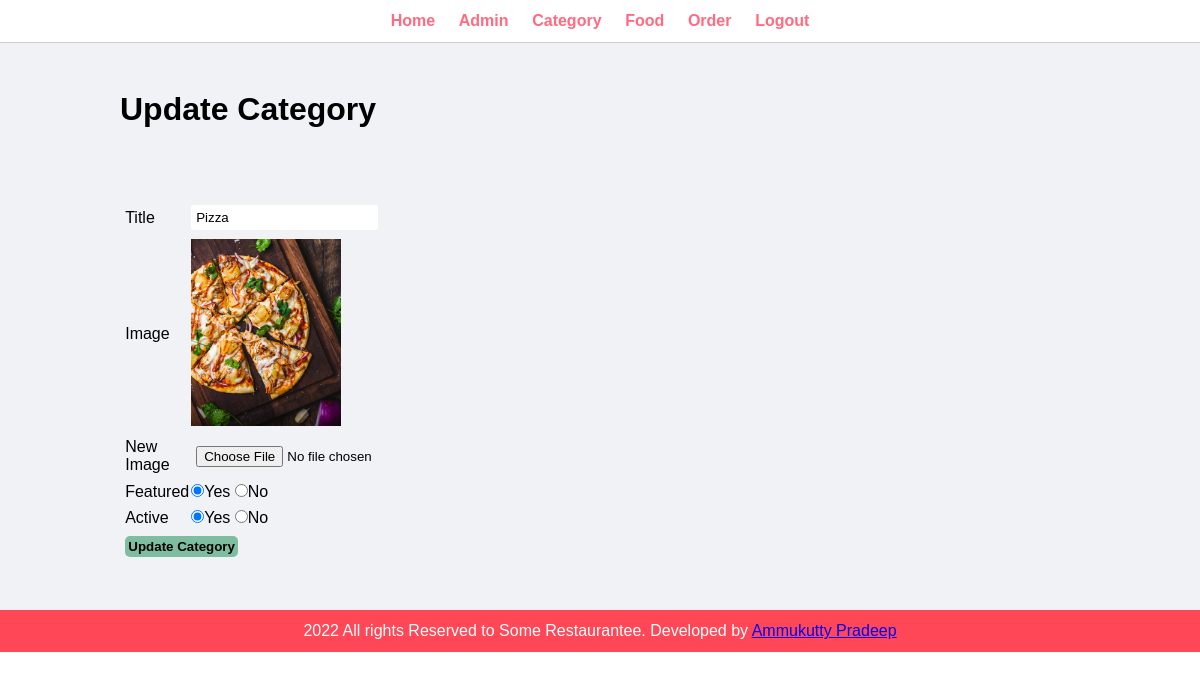
The page /admin/update-category.php?id=26 (signed in) on the database its author committed.
### tables this page shows
CREATE TABLE `category_tb` (
  `id` int(10) UNSIGNED NOT NULL,
  `title` varchar(100) NOT NULL,
  `image_name` varchar(255) NOT NULL,
  `featured` varchar(10) NOT NULL,
  `active` varchar(10) NOT NULL
);

### admin/update-category.php (the view, shortened to what this page needs)
<?php include('partials/menu.php') ?>
<div class="main-content">
        <div class="wrapper">
            <h1>Update Category</h1>
            <br><br>
            <?php
            if(isset($_GET['id'])){
                $id=$_GET['id'];
                $sql="SELECT * FROM category_tb WHERE id=$id";
                $result=mysqli_query($conn,$sql);
                $count=mysqli_num_rows($result);
                if($count==1){
                    $row=mysqli_fetch_assoc($result);
                    $title=$row['title'];
                    $current_image=$row['image_name'];
                    $featured=$row['featured'];
                    $active=$row['active'];
                }else{
                    $_SESSION['no-category-found'] ="<div class='error'>Category not found</div>";
                    header("Location:".SITEURL.'admin/manage-category.php');
                }
            }else{
                header("Location:".SITEURL.'admin/manage-category.php');
            }
            ?>
            <br><br>
            <form action="" method="post" enctype="multipart/form-data">
                <table class="tbl-30">
                    <tr>
                        <td>Title</td>
                        <td>
                            <input type="text" name="title" value="<?php echo $title?>">
                        </td>
                    </tr>
                    <tr>
                        <td>Image</td>
                        <td>
                            <?php
                            if($current_image != ""){
                                ?>
                                <img src="<?php echo SITEURL;?>images/categories/<?php echo $current_image;?>" width="150px">
                                <?php
                            }else{
                                echo "<div class='error'>Image not added</div>";
                            }
                            ?>
                        </td>
                    </tr>
                    <tr>
                        <td>New Image</td>
                        <td>
                            <input type="file" name="image">
                        </td>
                    </tr>
                    <tr>
                        <td>Featured</td>
                        <td>
                            <input <?php if($featured=="Yes"){echo "checked";}?> type="radio" name="featured" value="Yes">Yes
                            <input <?php if($featured=="No"){echo "checked";}?> type="radio" name="featured" value="No">No
                        </td>
                    </tr>
                    <tr>
                        <td>Active</td>
                        <td>
                            <input <?php if($active=="Yes"){echo "checked";}?> type="radio" name="active" value="Yes">Yes
                            <input <?php if($active=="No"){echo "checked";}?>   type="radio" name="active" value="No">No
                        </td>
                    </tr>
                    <tr>
                        <td colspan="2">
                            <button name="submit" class="btn-secondary">Update Category</button>
                        </td>
                    </tr>
                </table>
            </form>
        </div>
</div>
<?php include('partials/footer.php') ?>

### css/admin.css (style rules this page uses)
* { margin: 0 0; padding: 0 0; font-family: Arial, Helvetica, sans-serif; }
.wrapper { padding: 1%; width: 80%; margin: 0 auto; }
.tbl-30 { width: 30%; }
table tr td { padding: 1%; }
.btn-secondary { background-color: #7ebd9f; padding: 1%; color: black; text-decoration: none; font-weight: bold; border-radius: 5px; }
button { border: none; }
.main-content { background-color: #f1f2f6; padding: 3% 0; }
input { border-radius: 3px; padding: 2%; border: none; }

### rows shown on the page
category_tb: title "Pizza", image_name (picture), featured "☑", active "☑"
